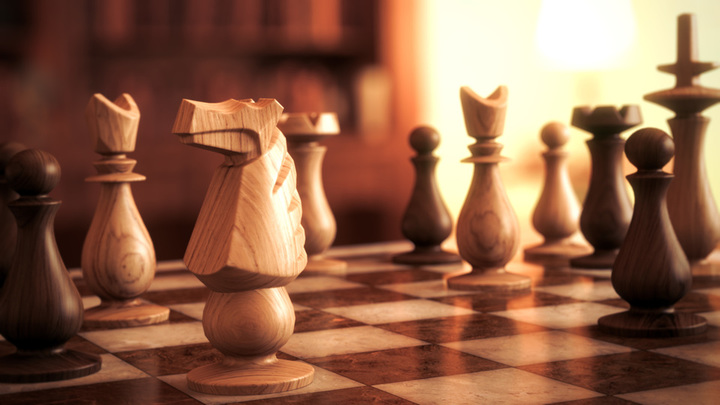
#> input picture template_matching/single_template/small_chess.jpg, 720 x 405 px
$ python match_single_diff-methods.py
#> lines starting #> are read from the running program, lines starting #| are printed output that depends on the picture
import cv2
import numpy as np
import matplotlib.pyplot as plt

img = cv2.imread('small_chess.jpg')
#> img is the input picture: shape (405, 720, 3); mean B, G, R 71.6, 95.6, 139.7
img2 = img.copy()
template = cv2.imread('chessy_template.jpg')
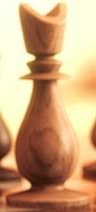
#> input picture template_matching/single_template/chessy_template.jpg, 96 x 212 px
#> template is the input picture: shape (212, 96, 3); mean B, G, R 123.8, 163.6, 203.7

c,w,h = template.shape[::-1]
#> c = 3; w = 96; h = 212

# methods to compare
methods = ['cv2.TM_CCOEFF','cv2.TM_CCOEFF_NORMED','cv2.TM_CCORR','cv2.TM_CCORR_NORMED','cv2.TM_SQDIFF','cv2.TM_SQDIFF_NORMED']

for meth in methods:
	img = img2.copy()
	method = eval(meth)

	# apply template to img
	res = cv2.matchTemplate(img,template,method)
	min_val,max_val,min_loc,max_loc = cv2.minMaxLoc(res)

	# best method condition
	if method in [cv2.TM_SQDIFF,cv2.TM_SQDIFF_NORMED]:
		top_left = min_loc
	else:
		top_left = max_loc
	bottom_right = (top_left[0] + w,top_left[1] + h)

	cv2.rectangle(img,top_left,bottom_right,(65,95,20),2)

	plt.subplot(121)
	plt.imshow(res,cmap='gray')
	plt.title('Matching Result')
	plt.xticks([]),plt.yticks([])
	plt.subplot(122)
	plt.imshow(img,cmap='gray')
	plt.title('Detected Location')
	plt.xticks([]),plt.yticks([])
	plt.savefig(str(meth) + '.jpg')

	plt.suptitle(meth)

	plt.show()
#> this loop made 6 passes
#> (min_val, max_val, min_loc, top_left, bottom_right) on passes 1 to 4: (-145390928, 306666720, (237, 47), (441, 83), (537, 295)), (-0.504, 0.998, (89, 74), (441, 83), (537, 295)), (383145664, 2.31e+09, (0, 193), (441, 0), (537, 212)), (0.639, 1, (583, 141), (441, 83), (537, 295))
#> (min_val, max_val, max_loc, top_left, bottom_right) on passes 5 to 6: (1272997, 1.37e+09, (0, 172), (441, 83), (537, 295)), (0.000632, 1, (0, 0), (441, 83), (537, 295))
#> pass 1, `res = cv2.matchTemplate(img,template,method)`:
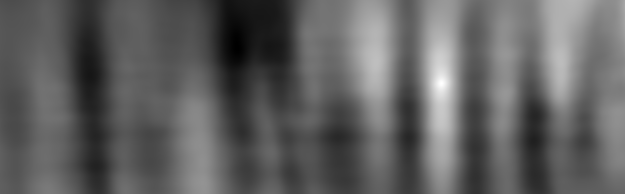
#> res: shape (194, 625) float32; min -145390928, max 306666720, mean 25833126; drawn with min black and max white
#> pass 1, `plt.savefig(str(meth) + '.jpg')`:
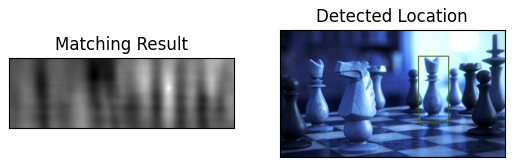
#> figure drawn by matplotlib, 2 panels; B, G, R data is drawn as R, G, B
#> pass 1, `plt.show()`:
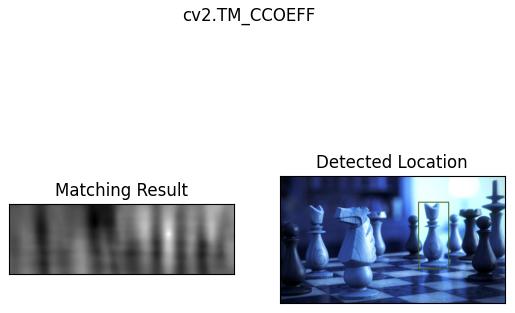
#> figure drawn by matplotlib, 2 panels; B, G, R data is drawn as R, G, B
#> pass 2, `res = cv2.matchTemplate(img,template,method)`:
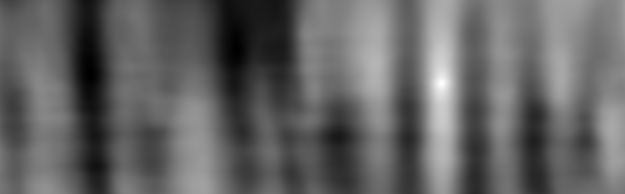
#> res: shape (194, 625) float32; min -0.504, max 0.998, mean 0.0847; drawn with min black and max white
#> pass 3, `res = cv2.matchTemplate(img,template,method)`:
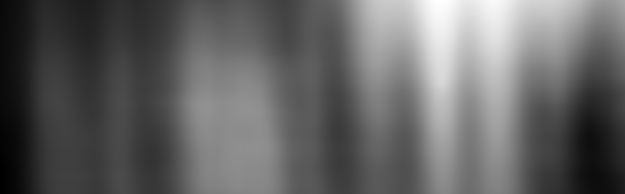
#> res: shape (194, 625) float32; min 383145664, max 2.31e+09, mean 1.14e+09; drawn with min black and max white
#> after the loop:
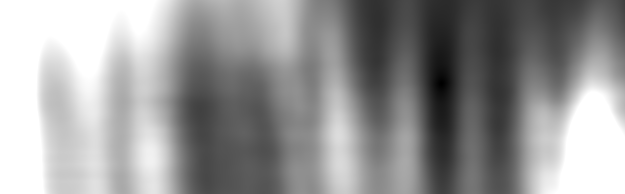
#> res: shape (194, 625) float32; min 0.000632, max 1, mean 0.592
